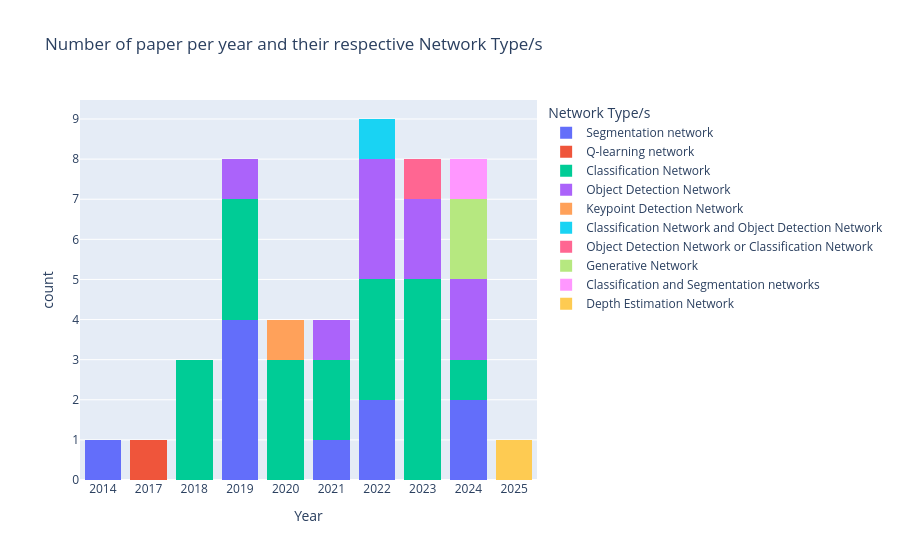
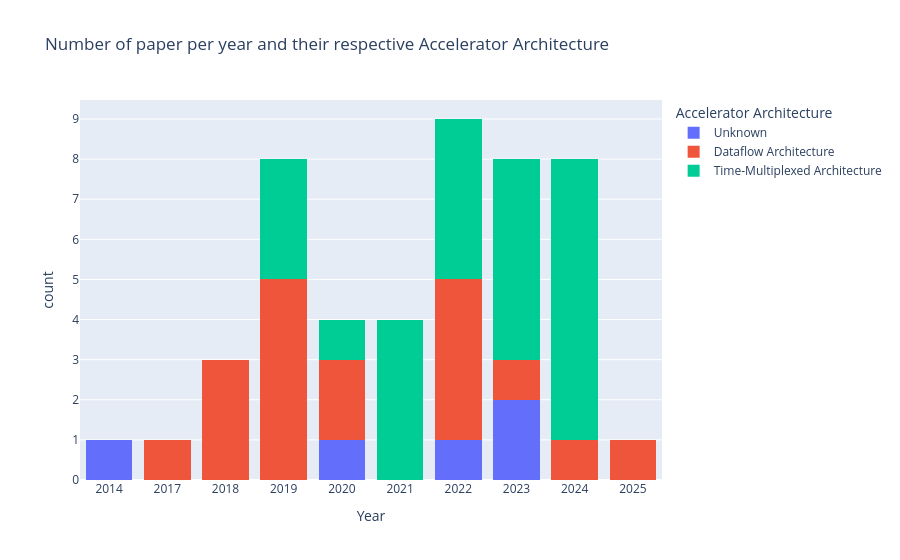

The cell these charts' notebook holds for them, in order:
### Markdown cell above
## Basic graphs

### Code cell
# function to create histogram
def histogram_by_year(dataframe, sperator, title):
    year_order = ['2014','2017','2018','2019','2020','2021','2022','2023','2024','2025']
    fig1 = px.histogram(
        dataframe,
        x='Year',
        color=sperator,
        barmode='stack',
        title=title,
        category_orders={"Year": year_order}
    )
    fig1.show()

tmp_df = research_df[['Year', 'Network Type/s']].dropna()
tmp_df['Network Type/s'] = tmp_df['Network Type/s'].str.replace('\n---1---\n', ' or ')
histogram_by_year(tmp_df, 'Network Type/s', 'Number of paper per year and their respective Network Type/s')

tmp_df = research_df[['Year', 'Accelerator Architecture']].fillna("Unknown")
histogram_by_year(tmp_df, 'Accelerator Architecture', 'Number of paper per year and their respective Accelerator Architecture')

### Figure 1 — Plotly figure (JSON) as saved in the notebook; plotly's stock layout.template omitted (floating-point values rounded to 4 significant figures)
{"data": [{"bingroup": "x", "hovertemplate": "Network Type/s=Segmentation network<br>Year=%{x}<br>count=%{y}<extra></extra>", "legendgroup": "Segmentation network", "marker": {"color": "#636efa", "pattern": {"shape": ""}}, "name": "Segmentation network", "orientation": "v", "showlegend": true, "type": "histogram", "x": ["2014", "2019", "2019", "2019", "2019", "2021", "2022", "2022", "2024", "2024"], "xaxis": "x", "yaxis": "y"}, {"bingroup": "x", "hovertemplate": "Network Type/s=Q-learning network<br>Year=%{x}<br>count=%{y}<extra></extra>", "legendgroup": "Q-learning network", "marker": {"color": "#EF553B", "pattern": {"shape": ""}}, "name": "Q-learning network", "orientation": "v", "showlegend": true, "type": "histogram", "x": ["2017"], "xaxis": "x", "yaxis": "y"}, {"bingroup": "x", "hovertemplate": "Network Type/s=Classification Network<br>Year=%{x}<br>count=%{y}<extra></extra>", "legendgroup": "Classification Network", "marker": {"color": "#00cc96", "pattern": {"shape": ""}}, "name": "Classification Network", "orientation": "v", "showlegend": true, "type": "histogram", "x": ["2018", "2018", "2018", "2019", "2019", "2019", "2020", "2020", "2020", "2021", "2021", "2022", "2022", "2022", "2023", "2023", "2023", "2023", "2023", "2024"], "xaxis": "x", "yaxis": "y"}, {"bingroup": "x", "hovertemplate": "Network Type/s=Object Detection Network<br>Year=%{x}<br>count=%{y}<extra></extra>", "legendgroup": "Object Detection Network", "marker": {"color": "#ab63fa", "pattern": {"shape": ""}}, "name": "Object Detection Network", "orientation": "v", "showlegend": true, "type": "histogram", "x": ["2019", "2021", "2022", "2022", "2022", "2023", "2023", "2024", "2024"], "xaxis": "x", "yaxis": "y"}, {"bingroup": "x", "hovertemplate": "Network Type/s=Keypoint Detection Network<br>Year=%{x}<br>count=%{y}<extra></extra>", "legendgroup": "Keypoint Detection Network", "marker": {"color": "#FFA15A", "pattern": {"shape": ""}}, "name": "Keypoint Detection Network", "orientation": "v", "showlegend": true, "type": "histogram", "x": ["2020"], "xaxis": "x", "yaxis": "y"}, {"bingroup": "x", "hovertemplate": "Network Type/s=Classification Network and Object Detection Network<br>Year=%{x}<br>count=%{y}<extra></extra>", "legendgroup": "Classification Network and Object Detection Network", "marker": {"color": "#19d3f3", "pattern": {"shape": ""}}, "name": "Classification Network and Object Detection Network", "orientation": "v", "showlegend": true, "type": "histogram", "x": ["2022"], "xaxis": "x", "yaxis": "y"}, {"bingroup": "x", "hovertemplate": "Network Type/s=Object Detection Network or Classification Network<br>Year=%{x}<br>count=%{y}<extra></extra>", "legendgroup": "Object Detection Network or Classification Network", "marker": {"color": "#FF6692", "pattern": {"shape": ""}}, "name": "Object Detection Network or Classification Network", "orientation": "v", "showlegend": true, "type": "histogram", "x": ["2023"], "xaxis": "x", "yaxis": "y"}, {"bingroup": "x", "hovertemplate": "Network Type/s=Generative Network<br>Year=%{x}<br>count=%{y}<extra></extra>", "legendgroup": "Generative Network", "marker": {"color": "#B6E880", "pattern": {"shape": ""}}, "name": "Generative Network", "orientation": "v", "showlegend": true, "type": "histogram", "x": ["2024", "2024"], "xaxis": "x", "yaxis": "y"}, {"bingroup": "x", "hovertemplate": "Network Type/s=Classification and Segmentation networks<br>Year=%{x}<br>count=%{y}<extra></extra>", "legendgroup": "Classification and Segmentation networks", "marker": {"color": "#FF97FF", "pattern": {"shape": ""}}, "name": "Classification and Segmentation networks", "orientation": "v", "showlegend": true, "type": "histogram", "x": ["2024"], "xaxis": "x", "yaxis": "y"}, {"bingroup": "x", "hovertemplate": "Network Type/s=Depth Estimation Network<br>Year=%{x}<br>count=%{y}<extra></extra>", "legendgroup": "Depth Estimation Network", "marker": {"color": "#FECB52", "pattern": {"shape": ""}}, "name": "Depth Estimation Network", "orientation": "v", "showlegend": true, "type": "histogram", "x": ["2025"], "xaxis": "x", "yaxis": "y"}], "layout": {"barmode": "stack", "legend": {"title": {"text": "Network Type/s"}, "tracegroupgap": 0}, "title": {"text": "Number of paper per year and their respective Network Type/s"}, "xaxis": {"anchor": "y", "categoryarray": ["2014", "2017", "2018", "2019", "2020", "2021", "2022", "2023", "2024", "2025"], "categoryorder": "array", "domain": [0, 1], "title": {"text": "Year"}}, "yaxis": {"anchor": "x", "domain": [0, 1], "title": {"text": "count"}}}}

### Figure 2 — Plotly figure (JSON) as saved in the notebook; plotly's stock layout.template omitted (floating-point values rounded to 4 significant figures)
{"data": [{"bingroup": "x", "hovertemplate": "Accelerator Architecture=Unknown<br>Year=%{x}<br>count=%{y}<extra></extra>", "legendgroup": "Unknown", "marker": {"color": "#636efa", "pattern": {"shape": ""}}, "name": "Unknown", "orientation": "v", "showlegend": true, "type": "histogram", "x": ["2014", "2020", "2022", "2023", "2023"], "xaxis": "x", "yaxis": "y"}, {"bingroup": "x", "hovertemplate": "Accelerator Architecture=Dataflow Architecture<br>Year=%{x}<br>count=%{y}<extra></extra>", "legendgroup": "Dataflow Architecture", "marker": {"color": "#EF553B", "pattern": {"shape": ""}}, "name": "Dataflow Architecture", "orientation": "v", "showlegend": true, "type": "histogram", "x": ["2017", "2018", "2018", "2018", "2019", "2019", "2019", "2019", "2019", "2020", "2020", "2022", "2022", "2022", "2022", "2023", "2024", "2025"], "xaxis": "x", "yaxis": "y"}, {"bingroup": "x", "hovertemplate": "Accelerator Architecture=Time-Multiplexed Architecture<br>Year=%{x}<br>count=%{y}<extra></extra>", "legendgroup": "Time-Multiplexed Architecture", "marker": {"color": "#00cc96", "pattern": {"shape": ""}}, "name": "Time-Multiplexed Architecture", "orientation": "v", "showlegend": true, "type": "histogram", "x": ["2019", "2019", "2019", "2020", "2021", "2021", "2021", "2021", "2022", "2022", "2022", "2022", "2023", "2023", "2023", "2023", "2023", "2024", "2024", "2024", "2024", "2024", "2024", "2024"], "xaxis": "x", "yaxis": "y"}], "layout": {"barmode": "stack", "legend": {"title": {"text": "Accelerator Architecture"}, "tracegroupgap": 0}, "title": {"text": "Number of paper per year and their respective Accelerator Architecture"}, "xaxis": {"anchor": "y", "categoryarray": ["2014", "2017", "2018", "2019", "2020", "2021", "2022", "2023", "2024", "2025"], "categoryorder": "array", "domain": [0, 1], "title": {"text": "Year"}}, "yaxis": {"anchor": "x", "domain": [0, 1], "title": {"text": "count"}}}}
